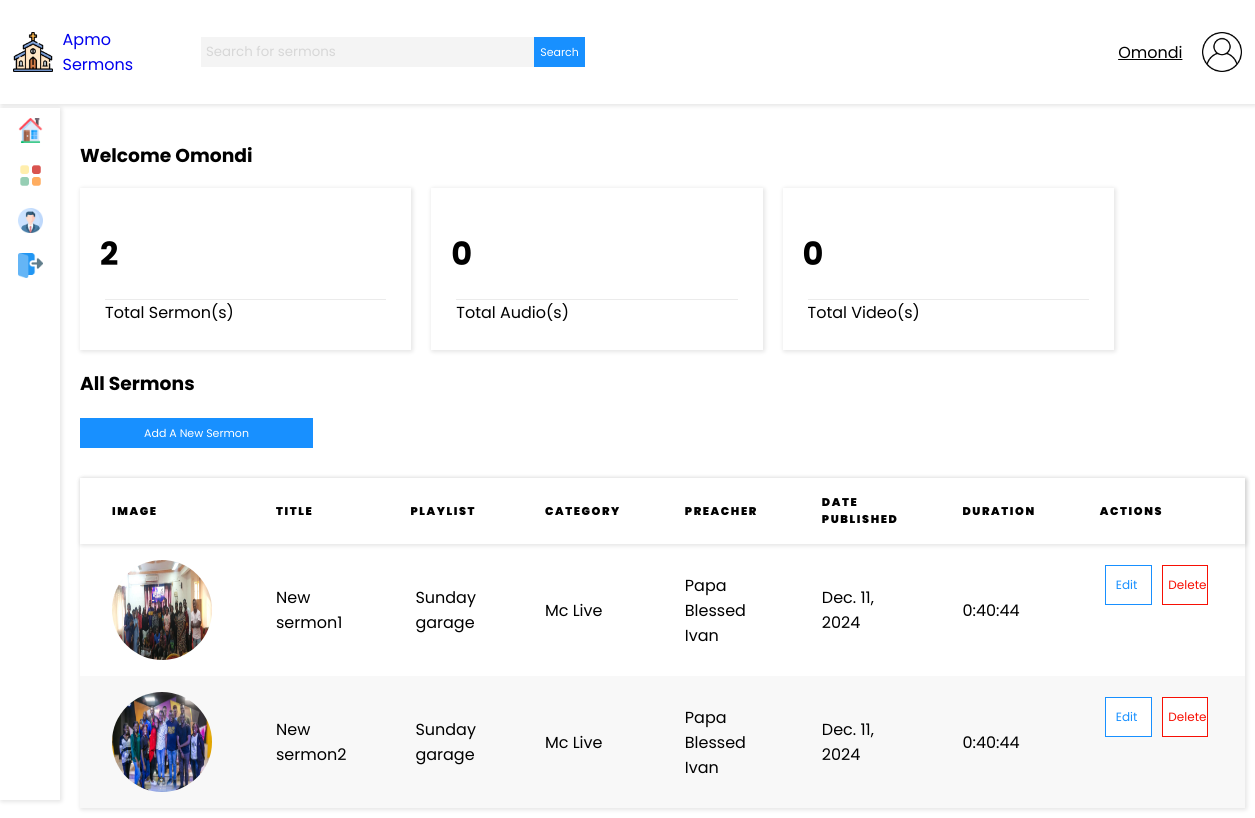
Before: / (signed in) with the older database file.
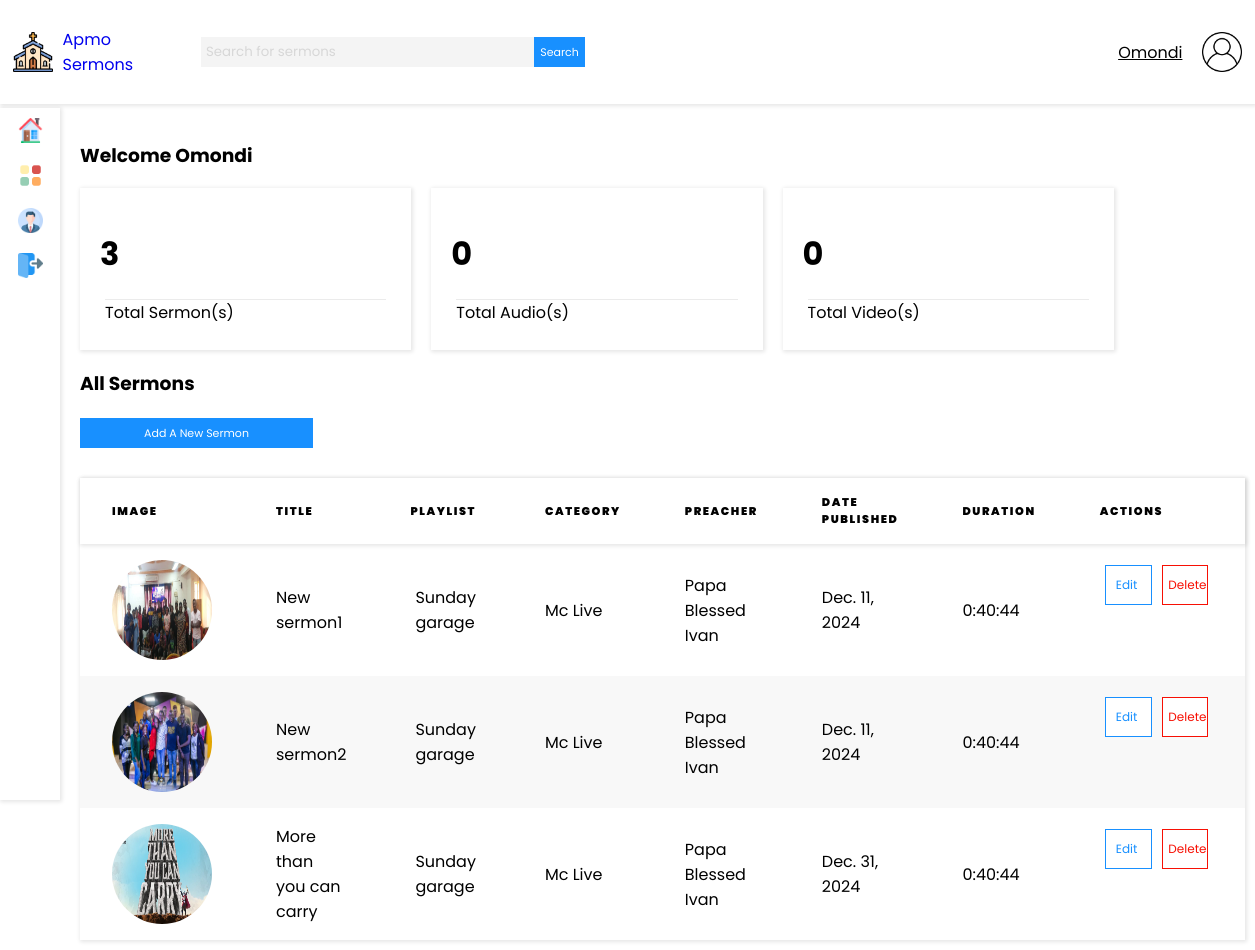
After: the same page with the newer database file.
### base_apmo/models.py (models this page shows, shortened)
class Sermon(models.Model):
    title = models.CharField(max_length=255, verbose_name=_("Title"))
    preacher = models.ForeignKey(
        'Preacher', on_delete=models.CASCADE, related_name="sermons", verbose_name=_("Preacher")
    )
    duration = models.DurationField(verbose_name=_("Duration"))  # Store duration in HH:MM:SS format
    date_published = models.DateField(verbose_name=_("Date Published"))
    audio_file = models.FileField(upload_to='audio/sermons/', verbose_name=_("Audio File"), null=True, blank=True)
    description = models.TextField(verbose_name=_("Description"))
    topic = models.CharField(max_length=255, verbose_name=_("Topic"))
    category = models.ForeignKey(
        'Category', on_delete=models.CASCADE, related_name="sermons", verbose_name=_("Category")
    )
    playlists = models.ManyToManyField(
        'Playlist', related_name="sermons", blank=True, verbose_name=_("Playlists")
    )
    tags = models.CharField(max_length=255, blank=True, verbose_name=_("Tags"))  # Comma-separated tags
    language = models.CharField(max_length=50, verbose_name=_("Language"))
    play_count = models.PositiveIntegerField(default=0, verbose_name=_("Play Count"))
    likes_count = models.PositiveIntegerField(default=0, verbose_name=_("Likes Count"))
    bg_picture = models.ImageField(upload_to='images/sermons/', null=True, blank=True)

class Playlist(models.Model):
    name = models.CharField(max_length=255)
    description = models.TextField(blank=True, null=True)
    created_at = models.DateTimeField(auto_now_add=True)
    updated_at = models.DateTimeField(auto_now=True)

class Category(models.Model):
    name = models.CharField(max_length=200)
    description = models.TextField(null=True, blank=True)

class Preacher(models.Model):
    name = models.CharField(max_length=255)
    bio = models.TextField()
    profile_picture = models.ImageField(upload_to='images/preachers/', null=True, blank=True)
    social_links = SocialLinksField(null=True, blank=True)

### base_apmo/views.py (the view)
# urls.py: 2. Add a URL to urlpatterns:  path('', views.home, name='home')
@login_required
def home(request):
    sermons = Sermon.objects.all()
    total_sermons = Sermon.objects.count()
    context = {
        'sermons': sermons,
        'total_sermons': total_sermons,
    }
    return render(request, "dashboard.html", context)

### templates/dashboard.html (shortened to what this page needs)
{% extends 'main.html' %}
{% load static %}
{% block content %}
<h3>Welcome {{ request.user }}</h3>
<div class="dashboard-card-container">
    <div class="dashboard-card">
        <h1>{{total_sermons}}</h1>
        <p>Total Sermon(s)</p>
    </div>
    <div class="dashboard-card">
        <h1>0</h1>
        <p>Total Audio(s)</p>
    </div>
    <div class="dashboard-card">
        <h1>0</h1>
        <p>Total Video(s)</p>
    </div>
</div>
<div class="">
    <h3>All Sermons</h3>
    <a class="button-primary" href="{% url 'create_sermon' %}">Add A New Sermon</a>
    <table class="books-table-container">
        <thead>
            <tr>
                <th>Image</th>
                <th>Title</th>
                <th>Playlist</th>
                <th>Category</th>
                <th>Preacher</th>
                <th>Date Published</th>
                <th>Duration</th>
                <th class="table-responsive">Actions</th>
            </tr>
        </thead>
        <tbody>
            {% for sermon in sermons %}
            <tr>
                <td>
                    {% if sermon.bg_picture %}
                        <img src="{{ sermon.bg_picture.url }}" alt="{{ sermon.title }}" width="100" height="100" style="border-radius: 50%;">
                    {% else %}
                        <img src="{% static 'user.png' %}" alt="Default Profile" width="100" height="100" style="border-radius: 50%;">
                    {% endif %}
                </td>
                <td>
                    {{ sermon.title }}
                </td>
                <td class="table-responsive">
                    {% for playlist in sermon.playlists.all %}
                        <p>{{ playlist.name }}</p>
                    {% empty %}
                        <p>No playlist</p>
                    {% endfor %}
                </td>
                <td class="table-responsive">{{ sermon.category.name }}</td>
                <td class="table-responsive">{{ sermon.preacher.name }}</td>
                <td class="table-responsive">{{ sermon.date_published }}</td>
                <td class="table-responsive">{{ sermon.duration }}</td>
                <td class="table-actions table-responsive">
                    <a href="{% url 'edit_sermon' sermon.id %}" class="edit-button">Edit</a>
                    <a href="{% url 'delete_sermon' sermon.id %}" class="delete-button">Delete</a>
                </td>
            </tr>
            {% empty %}
            <tr>
                <td colspan="8">No sermons found.</td>
            </tr>
            {% endfor %}
        </tbody>
    </table>
</div>
{% endblock%}

### templates/main.html (shortened to what this page needs)
<html lang="en">
{% load static %}
<head>
    <link rel="stylesheet" href="{% static 'styles/font-awesome.css' %}">
    <link rel="stylesheet" href="{% static 'styles/main13.css' %}">
    <link rel="stylesheet" href="{% static 'styles/main1234.css' %}">
</head>
<body>
    {% include 'navbar.html' %}
    {% include 'sidebar.html' %}
    <div class="main-container">
        {% block content %}
        {% endblock %}
    </div>
</body>
</html>

### templates/navbar.html
{% load static %}
<nav class="navbar">
    <div class="nav-logo-search">
        <a href="{% url 'home' %}" class="navbar-brand">
            <img class="navbar-image" src="{% static 'images/church.png' %}" alt="">
            <span>Apmo Sermons</span>
        </a>
        <form method="GET" action="" class="nav-search nav-search-responsive">
            <input value="{{ q }}" name="q" class="nav-search-input" type="text" placeholder="Search for sermons">
            <button class="nav-search-button" type="submit">Search</button>
        </form>
    </div>
    <div class="nav-user-profile">
        <span>{{ request.user }}</span>
        <img class="navbar-image" src="{% static 'images/user.png' %}" alt="">
    </div>
</nav>

### templates/sidebar.html (shortened to what this page needs)
{% load static %}
<nav class="sidebar sidebar-responsive">
    <div class="sidebar-link-container sidebar-link-home">
        <a href="{% url 'home' %}" class="sidebar-link">
            <img class="sidebar-image" alt="home" src="{% static 'images/home.png' %}" />
        </a>
    </div>
    <div class="sidebar-link-container sidebar-link-books">
        <a href="{% url 'categories' %}" class="sidebar-link">
            <img class="sidebar-image" alt="categories" src="{% static 'images/app.png' %}" />
        </a>
    </div>
    <div class="sidebar-link-container sidebar-link-fines">
        <a class="sidebar-link" href="">
            <img class="sidebar-image" alt="fines" src="{% static 'images/profile.png' %}" />
        </a>
    </div>
    <div class="sidebar-link-container sidebar-link-logout">
        <a class="sidebar-link" href="{% url 'logout' %}">
            <img class="sidebar-image" alt="fines" src="{% static 'images/logout.png' %}" />
        </a>
    </div>
</nav>

### static/styles/main13.css (style rules this page uses)
body { font-family: 'Poppins', sans-serif; padding: 0; margin: 0; background-color: #fff; box-sizing: border-box; }
a,input,button { text-decoration: none; font-family: 'Poppins'; }
table { border-collapse: collapse; text-align: left; width: 100%; overflow-x: scroll; }
thead { box-shadow: 1px 1px 4px 1px rgba(0, 0, 0, 0.1); }
thead th { padding: 1rem 2rem; text-transform: uppercase; letter-spacing: 0.1rem; font-size: 0.7rem; font-weight: 900; }
tbody td { padding: 1rem 2rem; }
tbody tr:nth-child(even) { background-color: #f8f8f8; }
.table-actions { display: flex; flex-direction: row; }
.navbar { height: 13vh; background-color: #fff; box-shadow: 1px 1px 4px 1px rgba(0, 0, 0, 0.1); display: flex; flex-direction: row; align-items: center; padding: 0 1%; position: fixed; top: 0; left: 0; width: 98%; }
.nav-logo-search { display: flex; width: 50%; justify-content: space-between; align-items: center; }
.navbar-brand { display: block; width: 30%; display: flex; align-items: center; }
.navbar-brand span { margin: 0 10px; }
.navbar-image { height: 40px; width: 40px; }
.nav-search { width: 70%; display: flex; flex-direction: row; margin: 10px 10px; }
.nav-search-input { border: 0; background-color: #f4f4f4; height: 30px; width: 80%; margin: 0; padding: 5px; outline: none; }
.nav-search-input::placeholder { color: #d7d7d7; font-family: 'Poppins'; }
.nav-search-button { background-color: #1890ff; color: #ffffff; border: 0; border-radius: 0; transition: .3s ease-in; font-size: 11px; }
.nav-user-profile { width: 50%; display: flex; justify-content: flex-end; align-items: center; }
.nav-user-profile span { margin: 0 20px; text-decoration: underline; cursor: pointer; }
.sidebar { width: 60px; position: fixed; top: 13.5vh; height: 86.5vh; background-color: #ffffff; display: flex; flex-direction: column; align-items: center; box-shadow: 1px 1px 4px 1px rgba(0, 0, 0, 0.1); }
.sidebar-link { width: 100%; display: flex; justify-content: center; align-items: center; }
.sidebar-link-container { margin: 10px 0; transition: .3s ease-in; cursor: pointer; }
.sidebar-image { height: 25px; width: 25px; }
.button-primary { margin: 20px 0; background-color: #1890ff; color: #ffffff; border: 0; border-radius: 0; transition: .3s ease-in; font-size: 11px; height: 30px; width: 20%; text-align: center; display: flex; justify-content: center; align-items: center; }
.main-container { margin-top: 14vh; margin-left: 70px; padding: 10px; }
.dashboard-card-container { display: flex; width: 100%; }
.dashboard-card { width: 25%; box-shadow: 1px 1px 4px 1px rgba(0, 0, 0, 0.1); padding: 20px; margin-right: 20px; transition: .3s ease-in; }
.books-table-container { box-shadow: 1px 1px 4px 1px rgba(0, 0, 0, 0.1); padding: 20px; width: 88%; margin-top: 30px; }
.dashboard-card p { border-top: 1px solid #ebebeb; }
.book-card h3,p { margin: 5px; }

Changed rows visible on the page:
added Sermon: bg_picture (picture), title "More than you can carry", category.name "Mc Live", preacher.name "Papa Blessed Ivan", date_published "Dec. 31, 2024", duration "0:40:44", Playlist (name "Sunday garage")
Other visible differences:
{{ total_sermons }}: "2" → "3"
